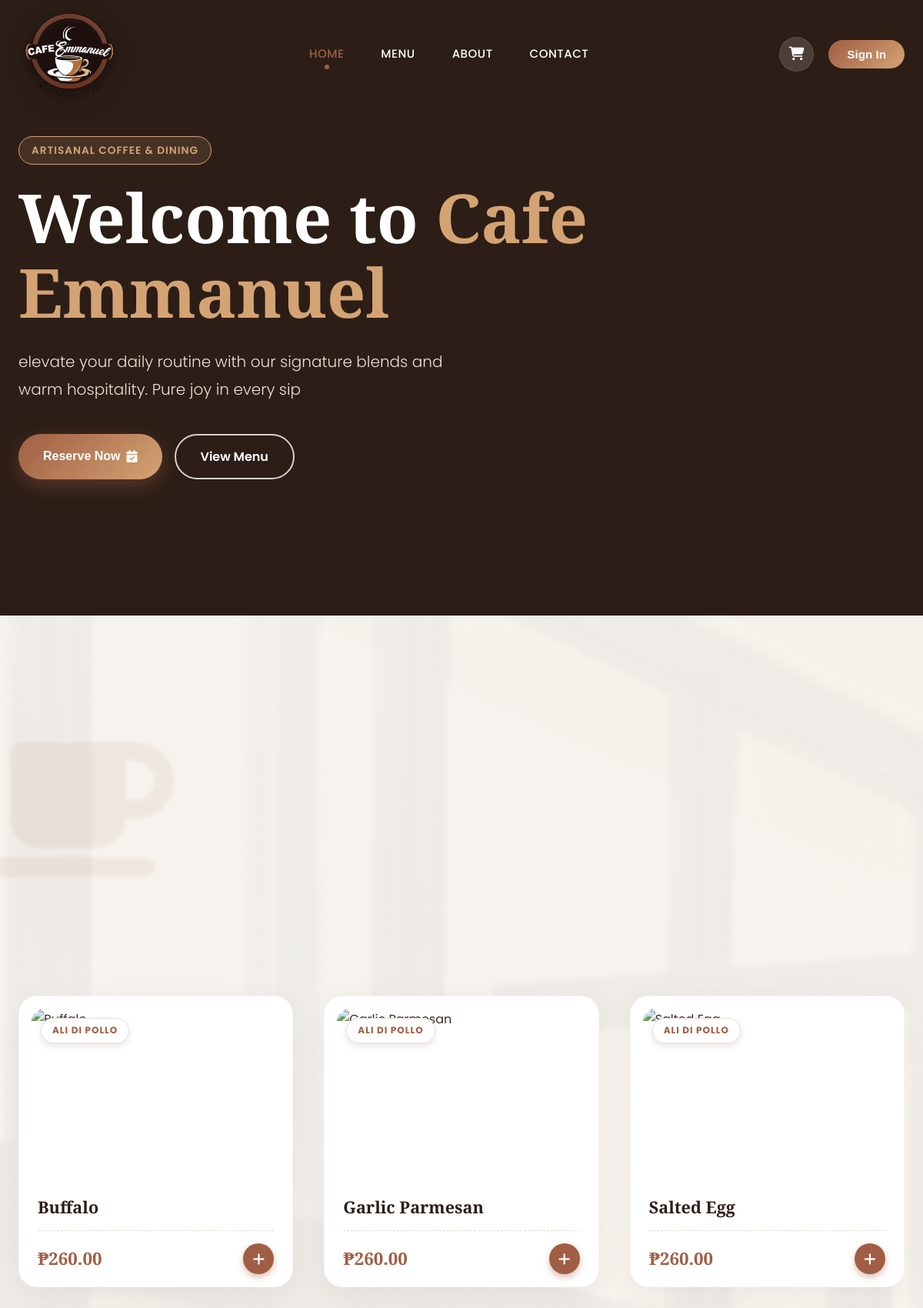
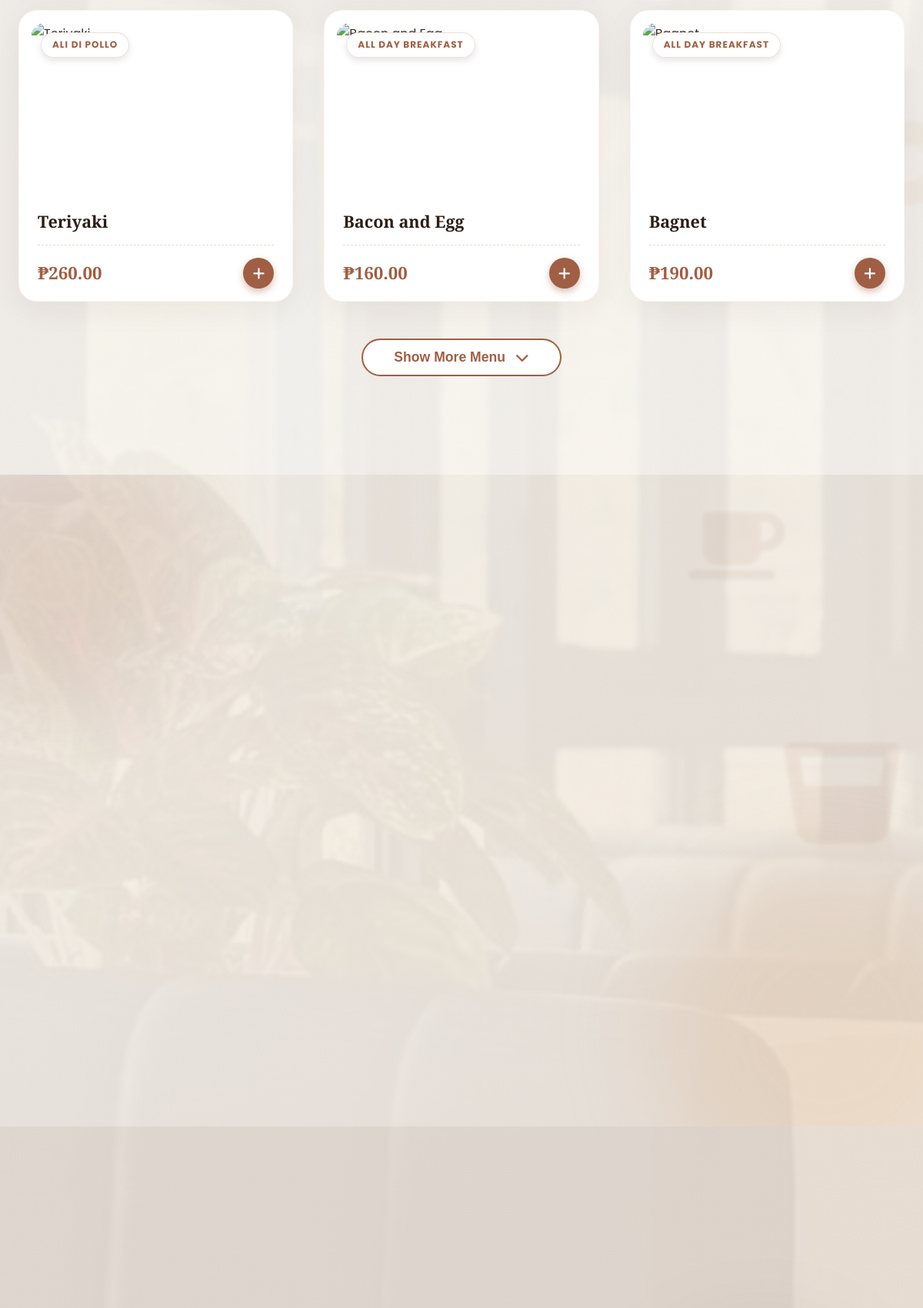
The page / (upper part) on the database its author committed (2 pictures, top to bottom).
### tables this page shows
CREATE TABLE `hero_slides` (
  `id` int(11) NOT NULL,
  `file_path` varchar(255) NOT NULL,
  `type` enum('image','video') NOT NULL DEFAULT 'image',
  `heading` varchar(255) DEFAULT NULL,
  `subtext` text DEFAULT NULL,
  `button_text` varchar(50) DEFAULT 'View Menu',
  `button_link` varchar(255) DEFAULT 'product.php',
  `sort_order` int(11) DEFAULT 0
);

CREATE TABLE `products` (
  `id` int(11) NOT NULL,
  `name` varchar(100) NOT NULL,
  `price` decimal(10,2) NOT NULL,
  `image` varchar(255) NOT NULL,
  `rating` int(11) NOT NULL,
  `stock` int(11) NOT NULL DEFAULT 0,
  `category` varchar(50) NOT NULL
);

### index.php (the view, shortened to what this page needs)
<?php
include 'config.php';
$video_slide = null;
$image_slides = [];
$vid_sql = "SELECT * FROM hero_slides WHERE type = 'video' ORDER BY sort_order ASC LIMIT 1";
$vid_res = $conn->query($vid_sql);
if ($vid_res && $vid_res->num_rows > 0) { $video_slide = $vid_res->fetch_assoc(); }
$img_sql = "SELECT * FROM hero_slides WHERE type = 'image' ORDER BY sort_order ASC";
$img_res = $conn->query($img_sql);
if ($img_res) { while ($row = $img_res->fetch_assoc()) { $image_slides[] = $row; } }
$hero_slides = [];
if ($video_slide) $hero_slides[] = $video_slide;
foreach ($image_slides as $img) $hero_slides[] = $img;
$all_products = [];
$product_res = $conn->query("SELECT * FROM products WHERE stock > 0 ORDER BY category, name");
if ($product_res) {
    while ($row = $product_res->fetch_assoc()) {
        $all_products[] = $row;
    }
}
?>
<!DOCTYPE html>
<html lang="en">
<head>
    <link rel="stylesheet" href="https://cdnjs.cloudflare.com/ajax/libs/font-awesome/6.5.1/css/all.min.css" />
</head>
<body>
    <header class="header" id="navbar">
        <nav class="navbar container">
            <a href="#home" class="nav-logo">
                <img src="Logo_Brand.png" alt="Cafe Emmanuel Logo">
            </a>
            <ul class="nav-menu">
                <li><a href="#home" class="nav-link active">Home</a></li>
                <li><a href="#menu" class="nav-link">Menu</a></li>
                <li><a href="#about" class="nav-link">About</a></li>
                <li><a href="#contact" class="nav-link">Contact</a></li>
            </ul>
            <div class="nav-right-cluster">
                <a href="cart.php" class="nav-icon-btn" title="View Cart"><i class="fas fa-shopping-cart"></i></a>
                <?php if (isset($_SESSION['user_id'])): ?>
                    <div class="nav-icon-btn" title="Notifications">
                        <?php include 'notification_bell.php'; ?>
                    </div>
                    <div class="profile-dropdown">
                        <?php $profilePic = !empty($_SESSION['profile_pic']) ? $_SESSION['profile_pic'] : 'https://ui-avatars.com/api/?name='.urlencode($_SESSION['fullname']).'&background=A05E44&color=fff'; ?>
                        <img src="<?php echo htmlspecialchars($profilePic); ?>" alt="Profile" class="user-avatar">
                        <div class="profile-menu">
                            <a href="profile.php"><i class="fas fa-user-circle"></i> My Profile</a>
                            <?php if (in_array($_SESSION['role'], ['admin', 'super_admin'])): ?>
                                <a href="Dashboard.php"><i class="fas fa-chart-line"></i> Dashboard</a>
                            <?php endif; ?>
                            <a href="logout.php"><i class="fas fa-sign-out-alt"></i> Log Out</a>
                        </div>
                    </div>
                <?php else: ?>
                    <button class="btn btn-primary" style="padding: 10px 24px; font-size: 0.95rem; box-shadow: none;" onclick="openModal('loginModal')">Sign In</button>
                <?php endif; ?>
            </div>
        </nav>
    </header>
    <section id="home" class="hero-section">
        <div class="hero-bg-layer" id="heroBgLayer">
            <?php foreach ($hero_slides as $index => $slide):
                $isActive = ($index === 0) ? 'active' : '';
                $isVideo = ($slide['type'] === 'video');
            ?>
                <?php if ($isVideo): ?>
                    <video class="hero-slide <?php echo $isActive; ?> video-slide" muted playsinline>
                        <source src="<?php echo htmlspecialchars($slide['file_path']); ?>" type="video/mp4">
                    </video>
                <?php else: ?>
                    <div class="hero-slide <?php echo $isActive; ?> image-slide" style="background-image: url('<?php echo htmlspecialchars($slide['file_path']); ?>');"></div>
                <?php endif; ?>
            <?php endforeach; ?>
        </div>
        <div class="hero-overlay"></div>
        <div class="hero-content-wrapper container">
            <?php foreach ($hero_slides as $index => $slide): ?>
                <div class="hero-text-item <?php echo $index === 0 ? 'active' : ''; ?>">
                    <span class="hero-badge reveal">Artisanal Coffee & Dining</span>
                    <div class="typing-container reveal" style="transition-delay: 0.1s;">
                        <h1 class="typewriter-text-target">
                        </h1>
                    </div>
                    <p class="reveal" style="transition-delay: 0.2s;"><?php echo nl2br(htmlspecialchars($slide['subtext'])); ?></p>
                    <div class="hero-actions reveal" style="transition-delay: 0.3s;">
                        <?php
                            $reserve_action = isset($_SESSION['user_id']) ? "openModal('reservationModal')" : "openModal('loginModal')";
                        ?>
                        <button onclick="<?php echo $reserve_action; ?>" class="btn btn-primary">Reserve Now <i class="fas fa-calendar-check"></i></button>
                        <a href="#menu" class="btn btn-outline">View Menu</a>
                    </div>
                </div>
            <?php endforeach; ?>
        </div>
    </section>
    <section id="menu" class="section-padding menu-section">
        <i class="fas fa-coffee anim-cup c1"></i>
        <div class="container">
            <div class="menu-grid" id="menuGrid">
                <?php
                foreach ($all_products as $product):
                    $cat = strtolower($product['category']);
                    $filterClass = $cat;
                    if(in_array($cat, ['pizza','katsu','ali di pollo','antipasto','mexican food','waffle','pasta','sandwich','all day breakfast'])) { $filterClass .= ' food'; }
                    if(in_array($cat, ['all day breakfast'])) { $filterClass .= ' breakfast'; }
                    if(in_array($cat, ['classico','over iced','cafe artistry','freddo'])) { $filterClass .= ' coffee'; }
                    if(in_array($cat, ['hot tea','refresher','iced tea','hot choco','smoothies'])) { $filterClass .= ' non-coffee'; }
                    $product_data = htmlspecialchars(json_encode($product), ENT_QUOTES, 'UTF-8');
                    $onclick_action = isset($_SESSION['user_id']) ? "viewProduct(" . $product_data . ")" : "openModal('loginModal')";
                ?>
                <div class="menu-card reveal" data-category="<?php echo htmlspecialchars($filterClass); ?>" onclick="<?php echo $onclick_action; ?>">
                    <div class="card-img-wrapper">
                        <div class="card-cat-badge"><?php echo htmlspecialchars($product['category']); ?></div>
                    </div>
                    <div class="card-content">
                        <h3 class="card-title"><?php echo htmlspecialchars($product['name']); ?></h3>
                        <?php
                            $pid = $product['id'];
                            $size_sql = "SELECT * FROM product_sizes WHERE product_id = $pid ORDER BY price ASC";
                            $size_result = $conn->query($size_sql);
                            if ($size_result && $size_result->num_rows > 0) {
                                echo '<select class="size-selector" onclick="event.stopPropagation();" onchange="updatePrice(this)">';
                                $first = true; $default_price = 0;
                                while($size = $size_result->fetch_assoc()) {
                                    if($first) { $default_price = $size['price']; $first = false; }
                                    echo '<option value="' . $size['size_name'] . '" data-price="' . $size['price'] . '">' . $size['size_name'] . '</option>';
                                }
                                echo '</select>';
                                echo '<div class="card-footer">';
                                echo '<span class="card-price price">₱' . number_format($default_price, 2) . '</span>';
                                echo '<button class="add-cart-btn add-cart" data-price="'.$default_price.'" data-size="Regular"><i class="fas fa-plus"></i></button>';
                                echo '</div>';
                            } else {
                                echo '<div class="card-footer">';
                                echo '<span class="card-price price">₱' . number_format($product['price'], 2) . '</span>';
                                echo '<button class="add-cart-btn add-cart" data-price="'.$product['price'].'" data-size="Standard"><i class="fas fa-plus"></i></button>';
                                echo '</div>';
                            }
                        ?>
                    </div>
                </div>
                <?php endforeach; ?>
            </div>
            <div id="showMoreContainer" style="text-align: center; margin-top: 3rem; display: none;">
                <button id="showMoreBtn" class="btn btn-outline" style="color:var(--primary); border-color:var(--primary); font-size: 1.1rem; padding: 12px 40px; background:var(--bg-card);">Show More Menu <i class="fas fa-chevron-down" style="margin-left: 5px;"></i></button>
            </div>
        </div>
    </section>
    <section id="about" class="section-padding about-section">
        <div class="shape shape-1"></div>
        <div class="shape shape-2"></div>
        <i class="fas fa-glass-whiskey anim-cup c3"></i>
        <i class="fas fa-coffee anim-cup c6"></i>
        <div class="container">
            <div class="about-grid">
            </div>
        </div>
    </section>
    <section id="contact" class="section-padding contact-section">
        <div class="container">
        </div>
    </section>
</body>
</html>

### rows shown on the page
hero_slides: subtext "elevate your daily routine with our signature blends and warm hospitality. Pure joy in every sip"
products: category "ALI DI POLLO", name "Buffalo", price "260.00"
products: category "ALI DI POLLO", name "Garlic Parmesan", price "260.00"
products: category "ALI DI POLLO", name "Salted Egg", price "260.00"
products: category "ALI DI POLLO", name "Teriyaki", price "260.00"
products: category "ALL DAY BREAKFAST", name "Bacon and Egg", price "160.00"
products: category "ALL DAY BREAKFAST", name "Bagnet", price "190.00"
